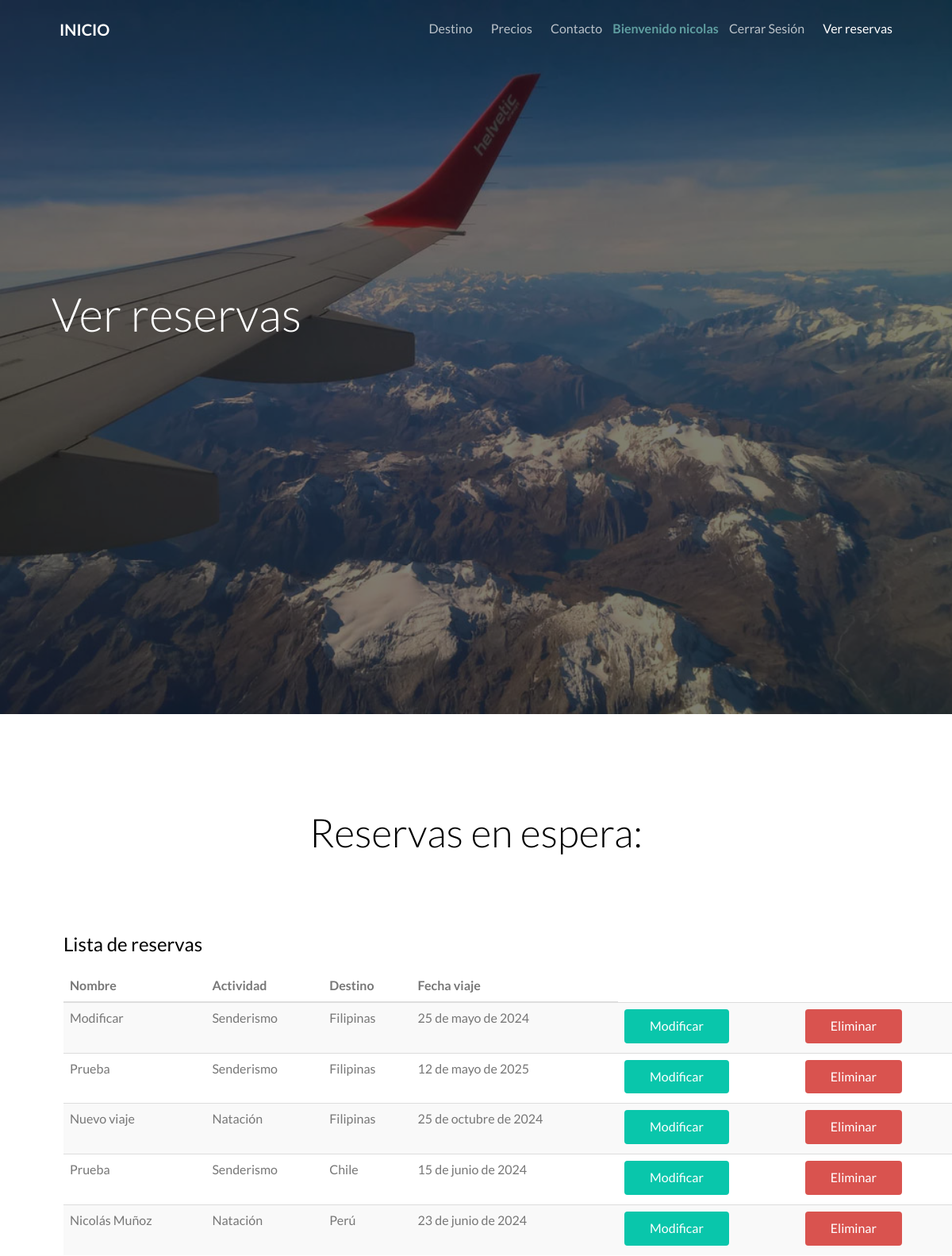
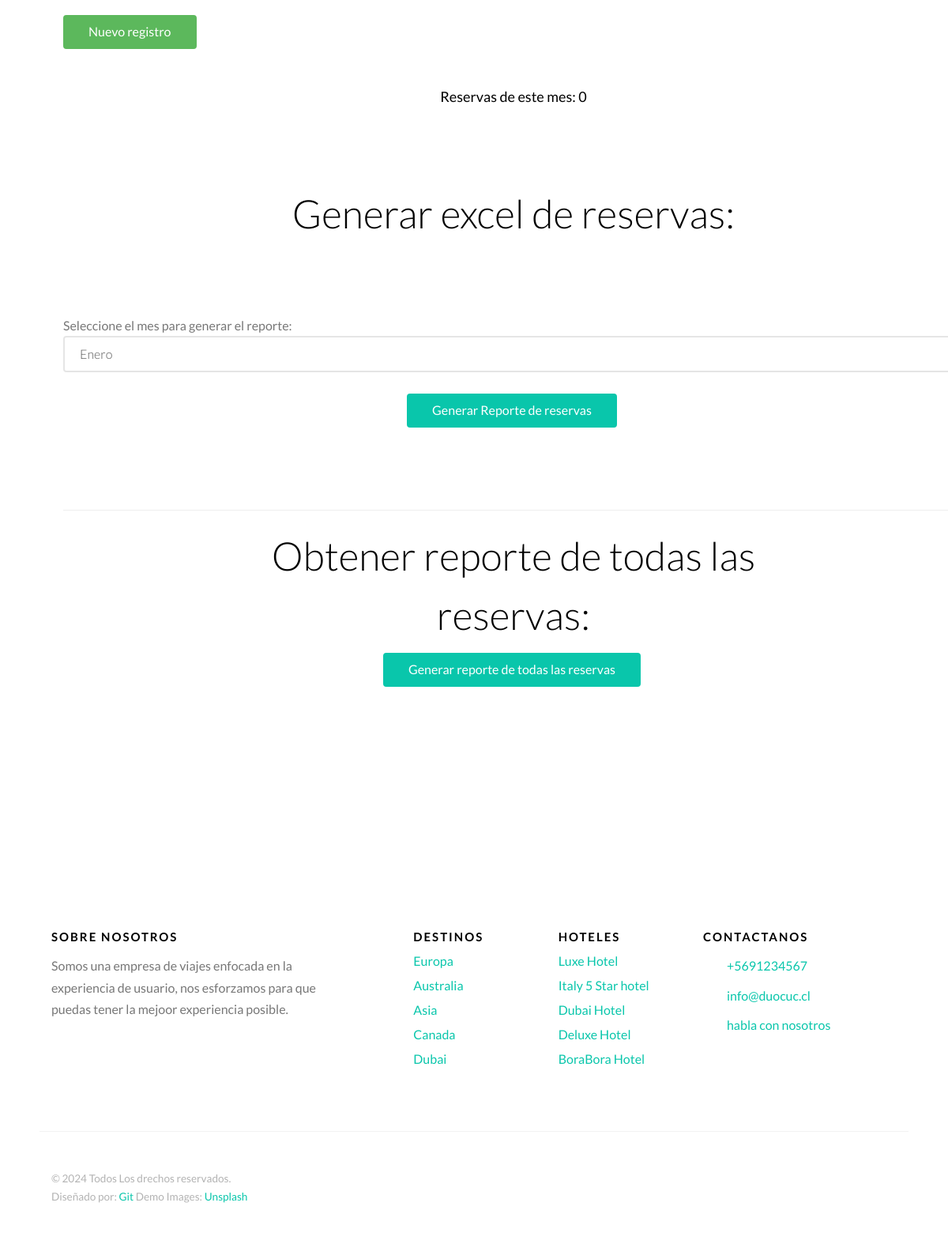
Page /reservas (signed in) on the committed database (2 pictures, top to bottom).
### app/models.py (models this page shows, shortened)
class Reserva(models.Model):
    nombre = models.CharField(max_length=50)
    actividad = models.ForeignKey(Actividade, on_delete=models.CASCADE)
    destino = models.ForeignKey(Destino, on_delete=models.CASCADE)
    fecha_viaje = models.DateField()
    @classmethod
    def reservas_este_mes(cls):
        hoy = timezone.now()
        return cls.objects.filter(fecha_viaje__year=hoy.year, fecha_viaje__month=hoy.month).count()

class Actividade(models.Model):
    nombre = models.CharField(max_length=50)
    descripcion = models.TextField()
    def __str__(self):
        return self.nombre

class Destino(models.Model):
    nombre = models.CharField(max_length=50)
    descripcion = models.TextField()
    def __str__(self):
        return self.nombre

### app/views.py (the view, shortened to what this page needs)
# urls.py: path('reservas', admin_reservas, name='admin_reservas'),
@login_required(login_url='/login')
@user_passes_test(lambda u: u.is_superuser)
def admin_reservas(request):
    reserva = Reserva.objects.all().order_by('-fecha_viaje')
    reservas_este_mes = Reserva.reservas_este_mes()
    if "full_reporte" in request.GET:
        response = HttpResponse(content_type='application/vnd.ms-excel')
        response['Content-Disposition'] = 'attachment; filename="Reporte reservas completas.xlsx"'
        workbook = xlsxwriter.Workbook(response, {'in_memory': True})
        worksheet = workbook.add_worksheet()
        worksheet.write('A1', 'Nombre de la Reserva')
        worksheet.write('B1', 'Actividad')
        worksheet.write('C1', 'Destino')
        worksheet.write('D1', 'Fecha del Viaje')
        reservas = Reserva.objects.all()
        for idx, reserva in enumerate(reservas):
            worksheet.write(idx + 1, 0, reserva.nombre)
            worksheet.write(idx + 1, 1, reserva.actividad.nombre)
            worksheet.write(idx + 1, 2, reserva.destino.nombre)
            worksheet.write(idx + 1, 3, str(reserva.fecha_viaje))
        workbook.close()
        return response
    else:
        reserva = Reserva.objects.all()
        return render(request, 'app/administrar_reservas.html', {'reservas': reserva, 'reservas_este_mes': reservas_este_mes})

### app/templates/app/administrar_reservas.html (shortened to what this page needs)
<!DOCTYPE HTML>
{% extends 'app/base.html'%}
{% load static %}
{% block contenido%}
<header id="gtco-header" class="gtco-cover gtco-cover-md" role="banner" style="background-image: url(../../static/app/images/img_bg_2.jpg)">
	<div class="overlay"></div>
	<div class="gtco-container">
		<div class="row">
			<div class="col-md-12 col-md-offset-0 text-left">
				<div class="row row-mt-15em">
					<div class="col-md-7 mt-text animate-box" data-animate-effect="fadeInUp">
						<h1>Ver reservas</h1>
					</div>
			</div>
		</div>
	</div>
</header>
	<div class="gtco-section">
		<div class="gtco-container">
			<div class="row">
				<div class="col-md-8 col-md-offset-2 text-center gtco-heading">
					<h2>Reservas en espera:</h2>
				</div>
			</div>
			<section id="yellow-bg">
				<div class="container mt-5">
				  <h3>Lista de reservas</h3>
				  <table class="table table-striped">
					  <thead>
						  <tr>
							  <th>Nombre</th>
							  <th>Actividad</th>
							  <th>Destino</th>
							  <th>Fecha viaje</th>
						  </tr>
					  </thead>
					  <tbody>
						  {% for re in reservas %}
						  <tr>
							  <td>{{ re.nombre }}</td>
							  <td>{{ re.actividad }}</td>
							  <td>{{ re.destino }}</td>
							  <td>{{ re.fecha_viaje  }}</td>
							  <td><a href="{% url 'modificar_reservas' re.id %}" class="btn btn-primary">Modificar</a></td>
							  <td><a href="{% url 'eliminar_reserva' re.id %}" class="btn btn-danger">Eliminar</a></td>
						  </tr>
						  {% endfor %}
					  </tbody>
				  </table>
				  <a href="{% url 'index' %}" class="btn btn-success">Nuevo registro</a>
				  <p>&nbsp;</p>
				  <div class="col-md-8 col-md-offset-2 text-center gtco-heading">
					<h4>Reservas de este mes: {{ reservas_este_mes }}</h4>
					</div>
				  <div class="row">
					<div class="col-md-8 col-md-offset-2 text-center gtco-heading">
						<h2>Generar excel de reservas: </h2>
					  </div>
				  </div>
				  <form action="{% url 'admin_reservas' %}" method="get">
					Seleccione el mes para generar el reporte:
					<select name="mes" class="form-control">
						<option value="1">Enero</option>
					</select>
					<br>
					<div class="row">
						<div class="col-md-8 col-md-offset-2 text-center gtco-heading">
							<button type="submit" name="generar_reporte" class="btn btn-primary">Generar Reporte de reservas</button>
						</form>
						</div>
					</div>
				<hr>
					<div class="row">
						<div class="col-md-8 col-md-offset-2 text-center gtco-heading">
							<h2>Obtener reporte de todas las reservas: </h2>
							<form action="{% url 'admin_reservas' %}" method="get">
								<button type="submit" name="full_reporte" class="btn btn-primary">Generar reporte de todas las reservas</button>
							</form>
						  </div>
					  </div>
			  </div>
{% endblock %}

### app/templates/app/base.html (shortened to what this page needs)
<!DOCTYPE HTML>
<html lang="en">
<head>
	{% load static %}
	<link rel="stylesheet" href="{% static 'app/css/animate.css' %}">
	<link rel="stylesheet" href="{% static 'app/css/icomoon.css' %}">
	<link rel="stylesheet" href="{% static 'app/css/themify-icons.css' %}">
	<link rel="stylesheet" href="{% static 'app/css/bootstrap.css' %}">
	<link rel="stylesheet" href="{% static 'app/css/magnific-popup.css' %}">
	<link rel="stylesheet" href="{% static 'app/css/bootstrap-datepicker.min.css' %}">
	<link rel="stylesheet" href="{% static 'app/css/owl.carousel.min.css' %}">
	<link rel="stylesheet" href="{% static 'app/css/owl.theme.default.min.css' %}">
	<link rel="stylesheet" href="{% static 'app/css/style.css' %}">
</head>
<body>
	<div id="page">
	<nav class="gtco-nav" role="navigation">
		<div class="gtco-container">
			<div class="row">
				<div class="col-sm-4 col-xs-12">
					<div id="gtco-logo"><a href="{% url 'index' %}">Inicio</a></div>
				</div>
				<div class="col-xs-8 text-right menu-1">
					<ul>
						<li><a href="{% url 'destination' %}">Destino</a></li>
						<li><a href="{% url 'pricing' %}">Precios</a></li>
						<li><a href="{% url 'contact' %}">Contacto</a></li>
						<li style="font-weight: bold; color: cadetblue;">Bienvenido {{ user.username }}</li>
						<li style="color: red;"><a href="{% url 'logout' %}">Cerrar Sesión</a></li>
						{% if user.is_staff %}
							<a href="{% url 'admin_reservas' %}"><li>Ver reservas</li></a>
						{% endif %}
					</ul>
				</div>
			</div>
		</div>
	</nav>
    <main>
        <div id="contenido">
            {% block contenido %}
            {% endblock %}
        </div>
    </main>
	<footer id="gtco-footer" role="contentinfo">
		<div class="gtco-container">
			<div class="row row-p	b-md">
				<div class="col-md-4">
					<div class="gtco-widget">
						<h3>Sobre nosotros</h3>
						<p>Somos una empresa de viajes enfocada en la experiencia de usuario, nos esforzamos para que puedas tener la mejoor experiencia posible.</p>
					</div>
				</div>
				<div class="col-md-2 col-md-push-1">
					<div class="gtco-widget">
						<h3>Destinos</h3>
						<ul class="gtco-footer-links">
							<li><a href="#">Europa</a></li>
							<li><a href="#">Australia</a></li>
							<li><a href="#">Asia</a></li>
							<li><a href="#">Canada</a></li>
							<li><a href="#">Dubai</a></li>
						</ul>
					</div>
				</div>
				<div class="col-md-2 col-md-push-1">
					<div class="gtco-widget">
						<h3>Hoteles</h3>
						<ul class="gtco-footer-links">
							<li><a href="#">Luxe Hotel</a></li>
							<li><a href="#">Italy 5 Star hotel</a></li>
							<li><a href="#">Dubai Hotel</a></li>
							<li><a href="#">Deluxe Hotel</a></li>
							<li><a href="#">BoraBora Hotel</a></li>
						</ul>
					</div>
				</div>
				<div class="col-md-3 col-md-push-1">
					<div class="gtco-widget">
						<h3>Contactanos</h3>
						<ul class="gtco-quick-contact">
							<li><a href="#"> +5691234567</a></li>
							<li><a href="#"> info@duocuc.cl</a></li>
							<li><a href="#"> habla con nosotros</a></li>
						</ul>
					</div>
				</div>
			</div>
			<div class="row copyright">
				<div class="col-md-12">
					<p class="pull-left">
						<small class="block">&copy; 2024  Todos Los drechos reservados.</small>
						<small class="block">Diseñado por: <a href="https://freehtml5.co/" target="_blank">Git</a> Demo Images: <a href="http://unsplash.com/" target="_blank">Unsplash</a></small>
					</p>
					<p class="pull-right">
						<ul class="gtco-social-icons pull-right">
							<li><a href="#"></a></li>
							<li><a href="#"></a></li>
							<li><a href="#"></a></li>
							<li><a href="#"></a></li>
						</ul>
					</p>
				</div>
			</div>
		</div>
	</footer>
	</div>
</body>
</html>

### app/static/app/css/style.css (style rules this page uses)
body { font-family: "Lato", Arial, sans-serif; font-weight: 400; font-size: 16px; line-height: 1.7; color: #777; background: #fff; }
#page { position: relative; overflow-x: hidden; width: 100%; height: 100%; -webkit-transition: 0.5s; -o-transition: 0.5s; transition: 0.5s; }
a { color: #09C6AB; -webkit-transition: 0.5s; -o-transition: 0.5s; transition: 0.5s; }
p { margin-bottom: 20px; }
h1, h2, h3, h4, h5, h6, figure { color: #000; font-family: "Lato", Arial, sans-serif; font-weight: 400; margin: 0 0 20px 0; }
.gtco-container { max-width: 1100px; position: relative; margin: 0 auto; padding-left: 15px; padding-right: 15px; }
.gtco-nav { position: absolute; top: 0; left: 0; margin: 0; padding: 0; width: 100%; padding: 20px 0; z-index: 1001; }
.gtco-nav #gtco-logo { font-size: 20px; margin: 0; padding: 0; text-transform: uppercase; font-weight: bold; }
.gtco-nav a { padding: 5px 10px; color: #fff; }
.gtco-nav ul { padding: 0; margin: 2px 0 0 0; }
.gtco-nav ul li { padding: 0; margin: 0; list-style: none; display: inline; }
.gtco-nav ul li a { font-size: 16px; padding: 30px 10px; color: rgba(255, 255, 255, 0.7); -webkit-transition: 0.3s; -o-transition: 0.3s; transition: 0.3s; }
#gtco-header { background: #4d4d4d; }
#gtco-header .mt-text { margin-top: 7em; margin-bottom: 3em; }
#gtco-header h1, #gtco-header h2 { margin: 0; padding: 0; color: white; }
#gtco-header h1 { margin-bottom: 0px; font-size: 59px; line-height: 1.5; font-weight: 300; }
#gtco-header, #gtco-counter, .gtco-bg { background-size: cover; background-position: top center; background-repeat: no-repeat; position: relative; }
.gtco-cover { height: 900px; background-size: cover; background-position: center center; background-repeat: no-repeat; position: relative; float: left; width: 100%; }
.gtco-cover .overlay { z-index: 1; position: absolute; bottom: 0; top: 0; left: 0; right: 0; background: rgba(0, 0, 0, 0.5); }
.gtco-cover > .gtco-container { position: relative; z-index: 10; }
.gtco-social-icons { margin: 0; padding: 0; }
.gtco-social-icons li { margin: 0; padding: 0; list-style: none; display: -moz-inline-stack; display: inline-block; zoom: 1; display: inline; }
.gtco-social-icons li a { display: -moz-inline-stack; display: inline-block; zoom: 1; display: inline; color: #09C6AB; padding-left: 10px; padding-right: 10px; }
#gtco-features, #gtco-features-2, #gtco-products, #gtco-services, #gtco-subscribe, #gtco-footer, .gtco-section { padding: 7em 0; clear: both; position: relative; }
.gtco-heading { margin-bottom: 5em; }
.gtco-heading h2 { font-size: 50px; margin-bottom: 10px; line-height: 1.5; font-weight: 300; color: #000; position: relative; }
#gtco-footer .gtco-footer-links { padding: 0; margin: 0 0 20px 0; float: left; width: 100%; }
#gtco-footer .gtco-footer-links li { padding: 0; margin: 0 0 15px 0; list-style: none; line-height: 1; }
#gtco-footer .gtco-footer-links li a { text-decoration: none; }
#gtco-footer .gtco-widget { margin-bottom: 30px; }
#gtco-footer .gtco-widget h3 { margin-bottom: 15px; font-weight: bold; font-size: 15px; letter-spacing: 2px; text-transform: uppercase; }
#gtco-footer .gtco-widget .gtco-quick-contact { padding: 0; margin: 0; }
#gtco-footer .gtco-widget .gtco-quick-contact li { padding: 0; margin: 0 0 10px 0; list-style: none; }
#gtco-footer .copyright { color: #b3b3b3; padding-top: 3em; margin-top: 3em; border-top: 1px solid #f2f2f2; }
#gtco-footer .copyright .block { display: block; }
#gtco-offcanvas a { color: rgba(255, 255, 255, 0.5); }
#gtco-offcanvas ul { padding: 0; margin: 0; }
#gtco-offcanvas ul li { padding: 0; margin: 0; list-style: none; }
.btn { margin-right: 4px; margin-bottom: 4px; font-family: "Lato", Arial, sans-serif; font-size: 16px; font-weight: 400; -webkit-border-radius: 4px; -moz-border-radius: 4px; -ms-border-radius: 4px; border-radius: 4px; -webkit-transition: 0.5s; -o-transition: 0.5s; transition: 0.5s; padding: 8px 30px; }
.btn-primary { background: #09C6AB; color: #fff; border: 2px solid #09C6AB !important; }
.btn-success { background: #5cb85c; color: #fff; border: 2px solid #5cb85c; }
.btn-danger { background: #d9534f; color: #fff; border: 2px solid #d9534f; }
.form-control { box-shadow: none; background: transparent; border: 2px solid rgba(0, 0, 0, 0.1); height: 46px; font-size: 16px; font-weight: 300; padding-left: 15px; padding-right: 15px; }
.row-mt-15em { margin-top: 15em; }
.js .animate-box { opacity: 0; }

### rows in the picture
Reserva: nombre "Modificar", actividad "Senderismo", destino "Filipinas", fecha_viaje "25 de mayo de 2024"
Reserva: nombre "Prueba", actividad "Senderismo", destino "Filipinas", fecha_viaje "12 de mayo de 2025"
Reserva: nombre "Nuevo viaje", actividad "Natación", destino "Filipinas", fecha_viaje "25 de octubre de 2024"
Reserva: nombre "Prueba", actividad "Senderismo", destino "Chile", fecha_viaje "15 de junio de 2024"
Reserva: nombre "Nicolás Muñoz", actividad "Natación", destino "Perú", fecha_viaje "23 de junio de 2024"

### other values in the picture
{{ user.username }} "nicolas"
{{ reservas_este_mes }} "0"
